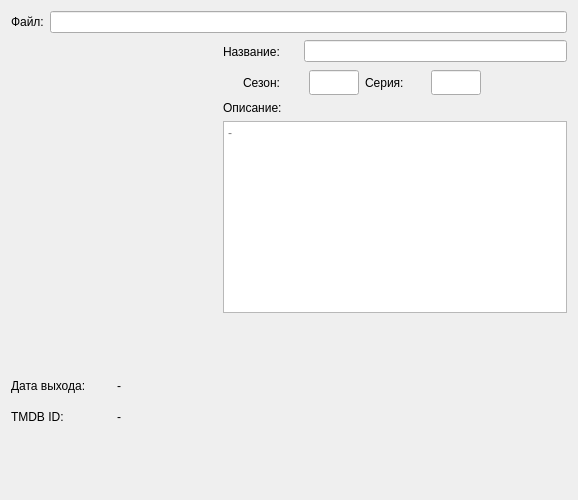
                <widget class="QWidget" name="infoEpisode">
                 <attribute name="title">
                  <string>О серии</string>
                 </attribute>
                 <layout class="QVBoxLayout" name="verticalLayout">
                  <item>
                   <layout class="QVBoxLayout" name="EpisodeInfoLayout">
                    <item>
                     <layout class="QHBoxLayout" name="horizontalLayout_8">
                      <item>
                       <widget class="QLabel" name="label">
                        <property name="text">
                         <string>Файл:</string>
                        </property>
                       </widget>
                      </item>
                      <item>
                       <widget class="QLineEdit" name="fileEpisodeInfo">
                        <property name="text">
                         <string notr="true"/>
                        </property>
                        <property name="readOnly">
                         <bool>true</bool>
                        </property>
                       </widget>
                      </item>
                     </layout>
                    </item>
                    <item>
                     <layout class="QHBoxLayout" name="bodyEpisodeLayout">
                      <item>
                       <layout class="QVBoxLayout" name="bodyEpisodeLeftLayout">
                        <item>
                         <widget class="QLabel" name="posterEpisode">
                          <property name="minimumSize">
                           <size>
                            <width>200</width>
                            <height>300</height>
                           </size>
                          </property>
                          <property name="maximumSize">
                           <size>
                            <width>200</width>
                            <height>300</height>
                           </size>
                          </property>
                          <property name="text">
                           <string notr="true"/>
                          </property>
                         </widget>
                        </item>
                        <item>
                         <layout class="QHBoxLayout" name="horizontalLayout_2">
                          <item>
                           <spacer name="horizontalSpacer_9">
                            <property name="orientation">
                             <enum>Qt::Orientation::Horizontal</enum>
                            </property>
                            <property name="sizeType">
                             <enum>QSizePolicy::Policy::Fixed</enum>
                            </property>
                            <property name="sizeHint" stdset="0">
                             <size>
                              <width>160</width>
                              <height>20</height>
                             </size>
                            </property>
                           </spacer>
                          </item>
                          <item>
                           <widget class="QPushButton" name="zoomEpisodeImage">
                            <property name="text">
                             <string/>
                            </property>
                            <property name="icon">
                             <iconset resource="data.qrc">
                              <normaloff>:/icons/zoom</normaloff>:/icons/zoom</iconset>
                            </property>
                            <property name="iconSize">
                             <size>
                              <width>24</width>
                              <height>24</height>
                             </size>
                            </property>
                            <property name="flat">
                             <bool>true</bool>
                            </property>
                           </widget>
                          </item>
                         </layout>
                        </item>
                        <item>
                         <layout class="QHBoxLayout" name="airDateLayout">
                          <item>
                           <widget class="QLabel" name="airDateLabel">
                            <property name="minimumSize">
                             <size>
                              <width>100</width>
                              <height>25</height>
                             </size>
                            </property>
                            <property name="maximumSize">
                             <size>
                              <width>75</width>
                              <height>25</height>
                             </size>
                            </property>
                            <property name="text">
                             <string>Дата выхода:</string>
                            </property>
                           </widget>
                          </item>
                          <item>
                           <widget class="QLabel" name="airDateText">
                            <property name="minimumSize">
                             <size>
                              <width>100</width>
                              <height>25</height>
                             </size>
                            </property>
                            <property name="maximumSize">
                             <size>
                              <width>125</width>
                              <height>25</height>
                             </size>
                            </property>
                            <property name="text">
                             <string notr="true">-</string>
                            </property>
                           </widget>
                          </item>
                         </layout>
                        </item>
                        <item>
                         <layout class="QHBoxLayout" name="TMDBEpisodeLayout">
                          <item>
                           <widget class="QLabel" name="TMDBIdEpisodeLabel">
                            <property name="minimumSize">
                             <size>
                              <width>100</width>
                              <height>25</height>
                             </size>
                            </property>
                            <property name="maximumSize">
                             <size>
                              <width>75</width>
                              <height>25</height>
                             </size>
                            </property>
                            <property name="text">
                             <string>TMDB ID:</string>
                            </property>
                           </widget>
                          </item>
                          <item>
                           <widget class="QLabel" name="TMDBIdEpisodeText">
                            <property name="minimumSize">
                             <size>
                              <width>100</width>
                              <height>25</height>
                             </size>
                            </property>
                            <property name="maximumSize">
                             <size>
                              <width>125</width>
                              <height>25</height>
                             </size>
                            </property>
                            <property name="text">
                             <string notr="true">-</string>
                            </property>
                           </widget>
                          </item>
                         </layout>
                        </item>
                        <item>
                         <spacer name="verticalSpacer_6">
                          <property name="orientation">
                           <enum>Qt::Orientation::Vertical</enum>
                          </property>
                          <property name="sizeHint" stdset="0">
                           <size>
                            <width>20</width>
                            <height>40</height>
                           </size>
                          </property>
                         </spacer>
                        </item>
                       </layout>
                      </item>
                      <item>
                       <layout class="QVBoxLayout" name="bodyEpisodeRightLayout">
                        <item>
                         <layout class="QHBoxLayout" name="nameEpisodeLayout">
                          <item>
                           <widget class="QLabel" name="nameEpisodeLabel">
                            <property name="minimumSize">
                             <size>
                              <width>75</width>
                              <height>25</height>
                             </size>
                            </property>
                            <property name="maximumSize">
                             <size>
                              <width>75</width>
                              <height>25</height>
                             </size>
                            </property>
                            <property name="text">
                             <string>Название:</string>
                            </property>
                           </widget>
                          </item>
                          <item>
                           <widget class="QLineEdit" name="nameEpisodeText">
                            <property name="text">
                             <string/>
                            </property>
                            <property name="readOnly">
                             <bool>true</bool>
                            </property>
                           </widget>
                          </item>
                         </layout>
                        </item>
                        <item>
                         <layout class="QHBoxLayout" name="horizontalLayout_3">
                          <item>
                           <spacer name="verticalSpacer_3">
                            <property name="orientation">
                             <enum>Qt::Orientation::Vertical</enum>
                            </property>
                            <property name="sizeType">
                             <enum>QSizePolicy::Policy::Fixed</enum>
                            </property>
                            <property name="sizeHint" stdset="0">
                             <size>
                              <width>20</width>
                              <height>25</height>
                             </size>
                            </property>
                           </spacer>
                          </item>
                          <item>
                           <widget class="QLabel" name="seasonLabel">
                            <property name="minimumSize">
                             <size>
                              <width>60</width>
                              <height>0</height>
                             </size>
                            </property>
                            <property name="maximumSize">
                             <size>
                              <width>60</width>
                              <height>16777215</height>
                             </size>
                            </property>
                            <property name="text">
                             <string>Сезон:</string>
                            </property>
                           </widget>
                          </item>
                          <item>
                           <widget class="QLineEdit" name="seasonEdit">
                            <property name="minimumSize">
                             <size>
                              <width>50</width>
                              <height>25</height>
                             </size>
                            </property>
                            <property name="maximumSize">
                             <size>
                              <width>50</width>
                              <height>25</height>
                             </size>
                            </property>
                            <property name="inputMask">
                             <string>9999</string>
                            </property>
                            <property name="text">
                             <string notr="true"/>
                            </property>
                           </widget>
                          </item>
                          <item>
                           <widget class="QLabel" name="episodeLabel">
                            <property name="minimumSize">
                             <size>
                              <width>60</width>
                              <height>0</height>
                             </size>
                            </property>
                            <property name="maximumSize">
                             <size>
                              <width>60</width>
                              <height>16777215</height>
                             </size>
                            </property>
                            <property name="text">
                             <string>Серия:</string>
                            </property>
                           </widget>
                          </item>
                          <item>
                           <widget class="QLineEdit" name="episodeEdit">
                            <property name="minimumSize">
                             <size>
                              <width>50</width>
                              <height>25</height>
                             </size>
                            </property>
                            <property name="maximumSize">
                             <size>
                              <width>50</width>
                              <height>25</height>
                             </size>
                            </property>
                            <property name="inputMask">
                             <string>9999</string>
                            </property>
                            <property name="text">
                             <string notr="true"/>
                            </property>
                           </widget>
                          </item>
                          <item>
                           <widget class="QPushButton" name="saveSeasonEpisodeNum">
                            <property name="text">
                             <string notr="true"/>
                            </property>
                            <property name="icon">
                             <iconset resource="data.qrc">
                              <normaloff>:/icons/save</normaloff>:/icons/save</iconset>
                            </property>
                            <property name="iconSize">
                             <size>
                              <width>24</width>
                              <height>24</height>
                             </size>
                            </property>
                            <property name="flat">
                             <bool>true</bool>
                            </property>
                           </widget>
                          </item>
                          <item>
                           <spacer name="horizontalSpacer_8">
                            <property name="orientation">
                             <enum>Qt::Orientation::Horizontal</enum>
                            </property>
                            <property name="sizeHint" stdset="0">
                             <size>
                              <width>40</width>
                              <height>20</height>
                             </size>
                            </property>
                           </spacer>
                          </item>
                         </layout>
                        </item>
                        <item>
                         <layout class="QVBoxLayout" name="overviewEpisodeLayout">
                          <item>
                           <widget class="QLabel" name="overviewEpisodeLabel">
                            <property name="text">
                             <string>Описание:</string>
                            </property>
                           </widget>
                          </item>
                          <item>
                           <widget class="QTextEdit" name="overviewEpisodeText">
                            <property name="readOnly">
                             <bool>true</bool>
                            </property>
                            <property name="placeholderText">
                             <string>-</string>
                            </property>
                           </widget>
                          </item>
                          <item>
                           <spacer name="verticalSpacer_5">
                            <property name="orientation">
                             <enum>Qt::Orientation::Vertical</enum>
                            </property>
                            <property name="sizeHint" stdset="0">
                             <size>
                              <width>20</width>
                              <height>40</height>
                             </size>
                            </property>
                           </spacer>
                          </item>
                          <item>
                           <spacer name="horizontalSpacer_7">
                            <property name="orientation">
                             <enum>Qt::Orientation::Horizontal</enum>
                            </property>
                            <property name="sizeHint" stdset="0">
                             <size>
                              <width>40</width>
                              <height>20</height>
                             </size>
                            </property>
                           </spacer>
                          </item>
                         </layout>
                        </item>
                       </layout>
                      </item>
                     </layout>
                    </item>
                   </layout>
                  </item>
                  <item>
                   <spacer name="horizontalSpacer_4">
                    <property name="orientation">
                     <enum>Qt::Orientation::Horizontal</enum>
                    </property>
                    <property name="sizeHint" stdset="0">
                     <size>
                      <width>40</width>
                      <height>20</height>
                     </size>
                    </property>
                   </spacer>
                  </item>
                 </layout>
                </widget>
